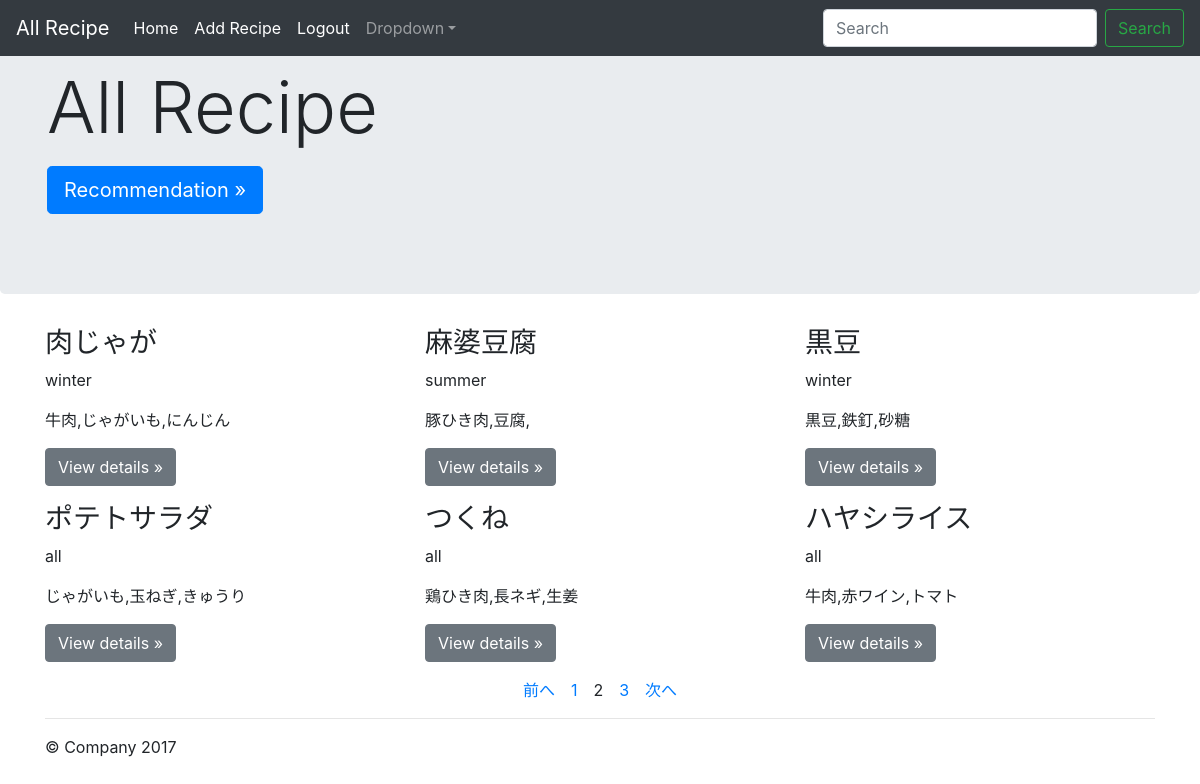
The page /recipe/allrecipe.php?page_id=2 on the database its author committed.
### tables this page shows
CREATE TABLE `recipe` (
  `id` int(11) NOT NULL,
  `userid` int(11) NOT NULL,
  `title` varchar(64) NOT NULL,
  `ingredient1` varchar(64) NOT NULL,
  `ingredient2` varchar(64) DEFAULT NULL,
  `ingredient3` varchar(64) DEFAULT NULL,
  `url` varchar(256) DEFAULT NULL,
  `recipememo` text,
  `season` varchar(64) NOT NULL,
  `review` text,
  `original` int(11) NOT NULL,
  `author` int(11) NOT NULL,
  `inputdate` datetime NOT NULL
);

### recipe/allrecipe.php (the view, shortened to what this page needs)
<?php
$pdo = db_conn();
$countsql = "SELECT COUNT(*) FROM recipe WHERE original=0";
$count = $pdo->prepare($countsql);
$countstatus = $count->execute();
if($countstatus==false){
    sql_error();
} else {
    $r = $count->fetch();
    $count = $r[0];
}
$sql = "SELECT * FROM recipe WHERE original=0";
$stmt = $pdo->prepare($sql);
$status = $stmt->execute();
if($status==false){
    sql_error();
} else {
  while($recipe = $stmt->fetch(PDO::FETCH_ASSOC)){
      $view = '<div class="col-md-4"><h3>';
      $view .= $recipe["title"];
      $view .= '</h3><p>';
      $view .= $recipe["season"];
      $view .= '</p><p>';
      $view .= $recipe["ingredient1"].','.$recipe["ingredient2"].','.$recipe["ingredient3"];
      $view .= '</p>';
      $view .= '<p><a class="btn btn-secondary" href="../recipe/showrecipe.php?id='.$recipe["id"].'" role="button">View details &raquo;</a></p>';
      $view .= '</div>';
    $recipetitle[] .= $view;
}
}
$max_page = ceil($count / MAX);
if(!isset($_GET['page_id'])){
    $now = 1;
}else{
    $now = $_GET['page_id'];
}
$start_no = ($now - 1) * MAX;
$disp_data = array_slice($recipetitle, $start_no, MAX, true);
foreach($disp_data as $val){
    $showrecipe .= $val.'<br />';
}
if($now > 1){
    $paging .= '<a href=\'../recipe/allrecipe.php?page_id='.($now - 1).'\')>前へ</a>'. '　';
} else {
    $paging .= '前へ'. '　';
}
for($i = 1; $i <= $max_page; $i++){
    if ($i == $now) {
      $paging .= $now. '　';
    } else {
      $paging .= '<a href=\'../recipe/allrecipe.php?page_id='. $i. '\')>'. $i. '</a>'. '　';
    }
}
if($now < $max_page){
  $paging .= '<a href=\'../recipe/allrecipe.php?page_id='.($now + 1).'\')>次へ</a>'. '　';
} else {
  $paging .= '次へ';
}
?>
<!DOCTYPE html>
<html lang="en">
  <head>
      <link rel="stylesheet" href="https://getbootstrap.com/docs/4.0/dist/css/bootstrap.min.css">
    <link href="https://getbootstrap.com/docs/4.0/examples/jumbotron/jumbotron.css" rel="stylesheet">
  </head>
  <body>
    <nav class="navbar navbar-expand-md navbar-dark fixed-top bg-dark">
      <a class="navbar-brand" href="../recipe/allrecipe.php">All Recipe</a>
      <div class="collapse navbar-collapse" id="navbarsExampleDefault">
        <ul class="navbar-nav mr-auto">
          <li class="nav-item active">
            <a class="nav-link" href="../mypage/index.php">Home <span class="sr-only">(current)</span></a>
          </li>
          <li class="nav-item active">
            <a class="nav-link" href="../recipe/recipe.php">Add Recipe</a>
          </li>
          <li class="nav-item active">
            <a class="nav-link" href="../signin/logout.php">Logout</a>
          </li>
          <li class="nav-item dropdown">
            <a class="nav-link dropdown-toggle" href="http://example.com" id="dropdown01" data-toggle="dropdown" aria-haspopup="true" aria-expanded="false">Dropdown</a>
          </li>
        </ul>
        <form class="form-inline my-2 my-lg-0" method="post" action="../recipe/search.php">
          <input class="form-control mr-sm-2" type="text" placeholder="Search" aria-label="Search" name="search">
          <button class="btn btn-outline-success my-2 my-sm-0" type="submit">Search</button>
        </form>
      </div>
    </nav>
    <div class="jumbotron">
      <div class="container">
        <h1 class="display-3">All Recipe</h1>
        <p><a class="btn btn-primary btn-lg" href="../recommend/recommend.php" role="button">Recommendation &raquo;</a></p>
      </div>
    </div>
    <div class="container">
      <div class="row">
        <?=$showrecipe?>
      </div>
      <div class="text-center">
      <?=$paging?>
      </div>
      <hr>
      <footer>
        <p>&copy; Company 2017</p>
      </footer>
    </div>
  </body>
</html>

### rows shown on the page
recipe: val "肉じゃが winter 牛肉,じゃがいも,にんじん"
recipe: val "麻婆豆腐 summer 豚ひき肉,豆腐,"
recipe: val "黒豆 winter 黒豆,鉄釘,砂糖"
recipe: val "ポテトサラダ all じゃがいも,玉ねぎ,きゅうり"
recipe: val "つくね all 鶏ひき肉,長ネギ,生姜"
recipe: val "ハヤシライス all 牛肉,赤ワイン,トマト"
